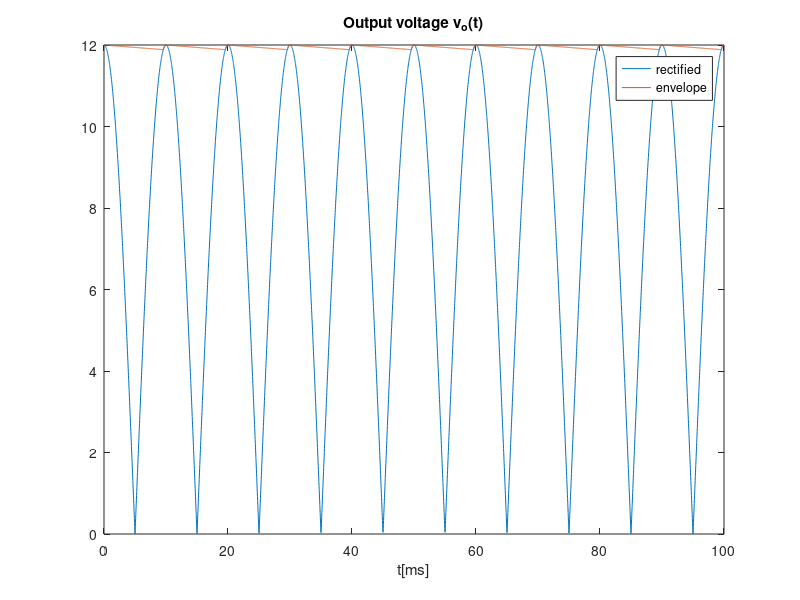

Here is the MATLAB script that generated this plot:
close all 
clear all

f=50;
w=2*pi*f;
T=1/f;

t=linspace(0, 10*T/2, 4000);

AS=230;
vS=AS*cos(w*t);

%------------------Transformer-------------------------
AA=12;
vA=AA*cos(w*t);
n_transformer=AS/AA;

%------------------Full wave rectifier-----------------
vB = abs(vA);

%------------------Envelope detector------------------- 
R1=1000;
C=1e-3;

TB=T/2;
wB=w*2;

%Diode OFF
tOFF=1/wB*atan(1/(wB*R1*C));


v_ripple=AA*(1-exp(-TB/(R1*C)));
j=1;
for ciclo=1:10
	for i=1:length(t)
		%Diode ON
		if t(i)>=(ciclo-1)*TB && t(i)<=(ciclo-1)*TB+tOFF
			vC(i)=vB(i);
		end
		
		%Diode OFF
		v_exp=AA*cos(wB*((ciclo-1)*TB+tOFF))*exp(-(t(i)-((ciclo-1)*TB+tOFF))/(R1*C));
		if t(i)>((ciclo-1)*TB+tOFF) && v_exp>=vB(i) && t(i)<=(ciclo)*TB
			vC(i)=v_exp;
		end
		
		%Diode ON
		if vB(i)>v_exp && t(i)<=(ciclo)*TB
			vC(i)=vB(i);
		end	
	end
end

plot(t*1000, vB)
hold on
plot(t*1000,vC)
title("Output voltage v_o(t)")
xlabel ("t[ms]")
legend("rectified","envelope")
print ("venvlope.eps", "-depsc")


%--------------Voltage regulator----------------------

%Incremental analysis
%vC = VC + vc
VON=0.7;
R2=3000;

IS=1e-14;
VT=25e-3;
eta=1;

VC= sum(vC)/length(vC);
rd=eta*VT/IS/exp(VC/eta/VT);

num_diodes=round(12/VON);

VO=num_diodes*VON;

vo=(num_diodes*rd/(R2+num_diodes*rd))*v_ripple;

f=@(VO) -VC+IS*exp(VO/num_diodes/eta/VT)*R2+VO;
h=0.001;
i=1;
VO(i)=12;
err=1;
while err>0.0001

	dif_finita=(f(VO(i)+h)-f(VO(i)-h))/2/h;
	VO(i+1)=VO(i)-f(VO(i))/dif_finita;
	err=VO(i+1)-VO(i);
	i=i+1;
end

disp(VO(end));
